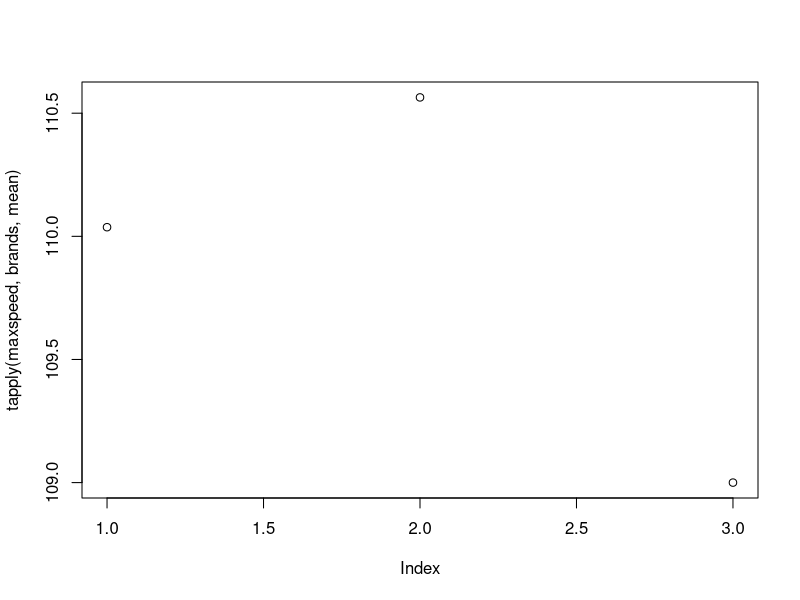
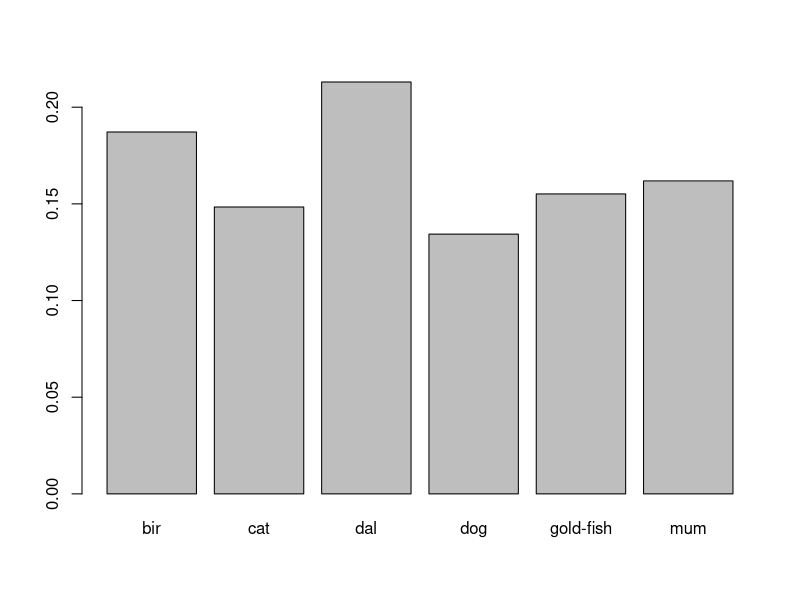

Generate these figures, in order, with R:
#(i)
maxspeed <-sample(rep(100:120),size = 100,replace = TRUE)
maxspeed

brands <-sample(c("Tata","Maruti","Hyundai"),size=100,replace = TRUE)
brands

df<-data.frame(brands,maxspeed)
df
df1<-sort(df$maxspeed)
data.frame(brands,df1)
tapply(maxspeed,brands,mean)
plot(tapply(maxspeed,brands,mean))
prop.test(0.33,110.1250)

#(ii)


pnorm(100,14,2.5) #normal distribution



#(iii)

v1<-sample(c('dog','cat',NA,'gold-fish'),size = 1000,replace = TRUE)
v2<-sample(c('bir','dal','mum'),size = 1000,replace = TRUE)
d<-cbind(v1,v2)
print(na.omit(d))
prop.table(table(d))
barplot(prop.table(table(d)))
#(iv)

f<-pnorm(100,8,1.3)
s1<-sample(c('trout','roy','shrimp'),size = 100,replace = TRUE)
s2<-sample(c('trout','roy','shrimp'),size = 100,replace = TRUE)
df<-data.frame(s1,s2)       
df
quantile(f)
mean(f)
median(f)
getmode <- function(v) {
  uniqv <- unique(v)
  uniqv[which.max(tabulate(match(v, uniqv)))]
}
getmode(f)
#(v)

